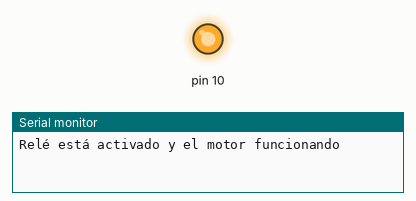
This sketch was run on a simulated Arduino Uno, built with avr-gcc and run on an emulated ATmega328P. Shown: output pins drawn as LEDs (lit = HIGH), the last lines printed to the serial monitor.

Above: at 1.5 s.
At 4.5 s:
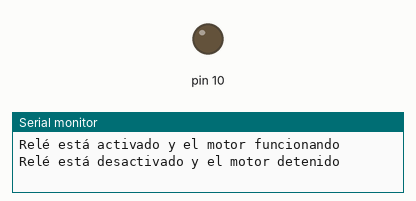
Timing chart, 0 to 7.8 s (numbered marks = the images above):
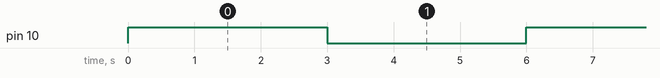

The sketch:

Manejo_motor_con_rele_SRD_5V.ino
```cpp
/*
Proyecto realizado por Bernardo Cruz.

Canal de YouTube donde seguir el curso en el que realizamos
todos los proyectos que puedas ver en mi página de TinkerCAD:
Youtube:   http://www.youtube.com/c/BernardoVB

Tienda de Amazon de mi canal en la que puedes adquirir
cualquier artículo para tus proyectos de Arduino (No dejes de
visitar el escaparate "ARDUINO, ROBÓTICA Y ELECTRÓNICA)":
https://www.amazon.es/shop/bernardocruz

Es muy aconsejable que veas el capítulo del ejercicio en el
curso de Arduino de YouTube para una mejor comprension:
https://www.youtube.com/watch?v=A75o7NI2NNY
________________________________
*/

void setup() {
  //Declaramos el pin que activa y desactiva el relé
  pinMode(10, OUTPUT);
  //Abrimos puerto serie para ver el estado del relé
  Serial.begin(9600);
}

void loop() {
  //Activo relé y éste cierra el circuito y pone en marcha el motor
  digitalWrite(10, HIGH);
  Serial.println("Relé está activado y el motor funcionando");
  //Mantengo el motor funcionando durante 3 segundos
  delay(3000);

  //Desactivo relé y éste abre el circuito y detiene el motor
  digitalWrite(10, LOW);
  Serial.println("Relé está desactivado y el motor detenido");
  //Mantengo el motor parado durante 3 segundos
  delay(3000);
}
```

Measured:
- by itself, pin 10: alternates HIGH for 3.0 s and LOW for 3.0 s
